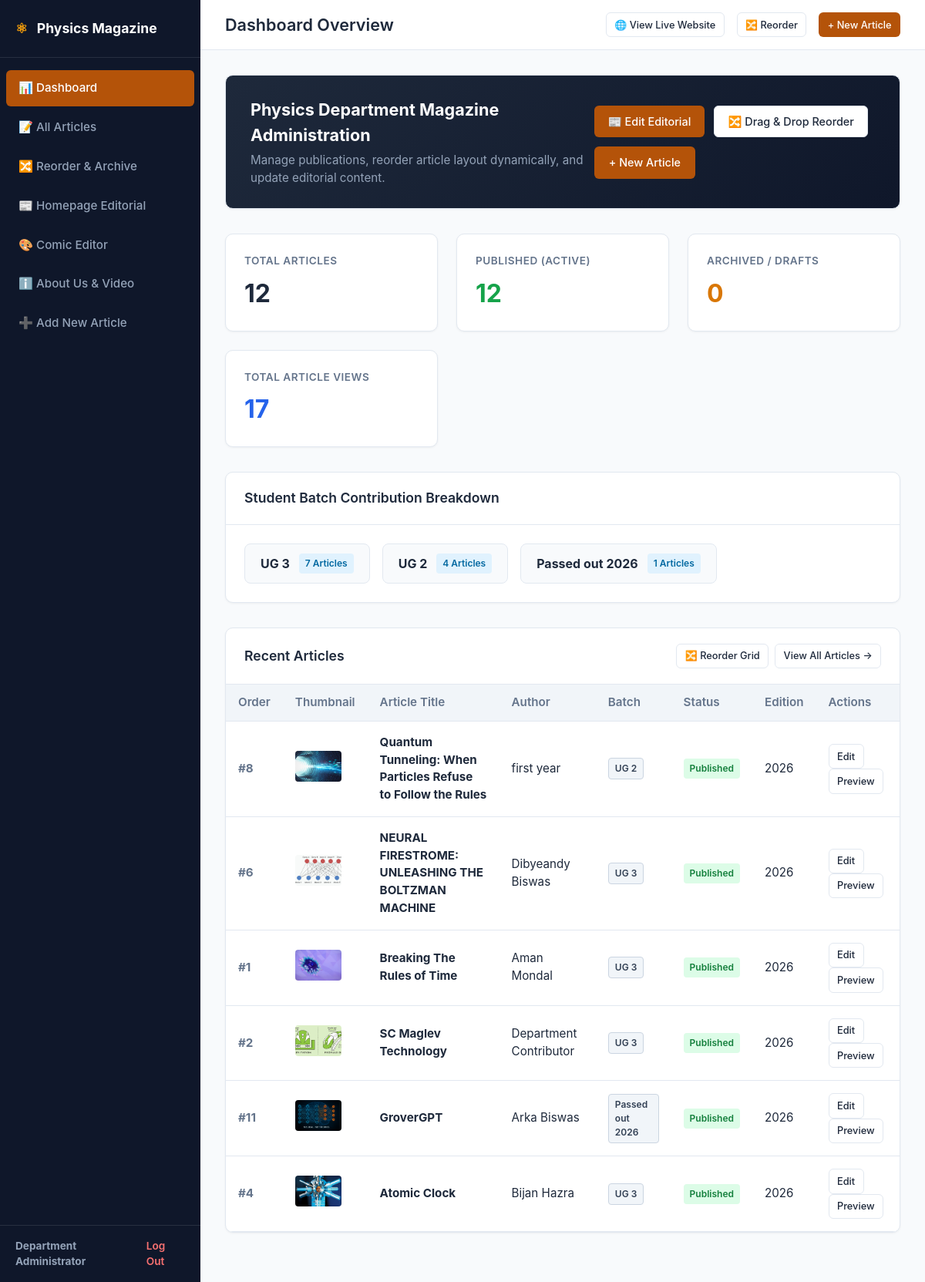
/admin/index.php (signed in), run on an earlier commit of the app's database.
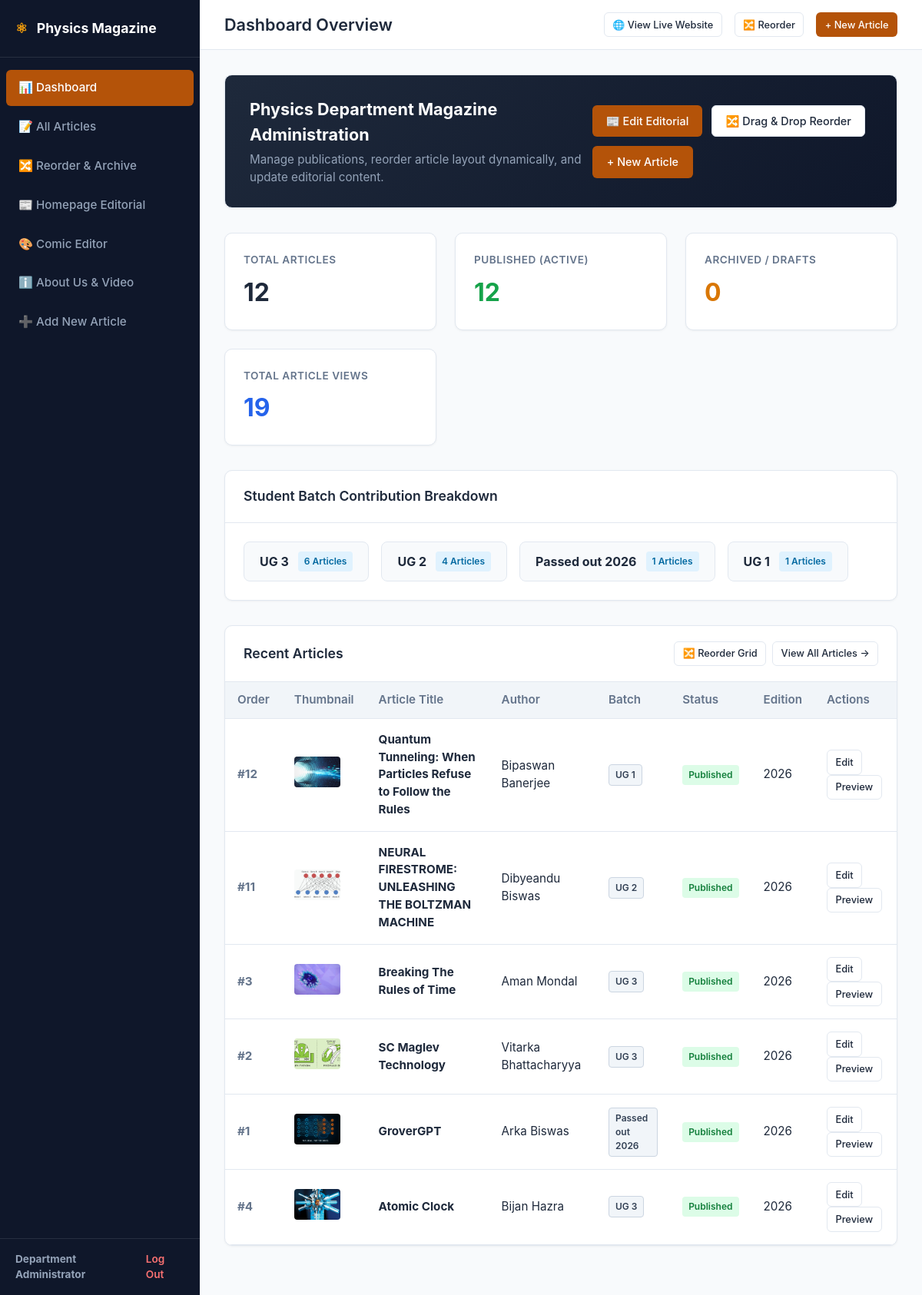
And on a later commit of the database.
### tables this page shows
CREATE TABLE `articles` (
  `id` int(11) NOT NULL AUTO_INCREMENT,
  `slug` varchar(255) NOT NULL,
  `title` varchar(255) NOT NULL,
  `summary` varchar(500) NOT NULL,
  `author_name` varchar(150) NOT NULL,
  `author_batch` varchar(50) NOT NULL,
  `image_path` varchar(255) NOT NULL,
  `content` mediumtext NOT NULL,
  `edition_year` int(11) NOT NULL DEFAULT 2025,
  `published_date` date NOT NULL,
  `status` enum('published','draft') NOT NULL DEFAULT 'published',
  `sort_order` int(11) NOT NULL DEFAULT 0,
  `views_count` int(11) NOT NULL DEFAULT 0,
  `created_at` datetime DEFAULT current_timestamp(),
  `updated_at` datetime DEFAULT current_timestamp() ON UPDATE current_timestamp(),
  PRIMARY KEY (`id`),
  UNIQUE KEY `slug` (`slug`),
  KEY `idx_edition_status` (`edition_year`,`status`),
  KEY `idx_slug` (`slug`)
);

### includes/functions.php (called while the page is built, shortened)
<?php
function e($string)
{
    return htmlspecialchars($string ?? '', ENT_QUOTES, 'UTF-8');
}

### admin/index.php (the view, shortened to what the changed rows need)
<?php
require_once __DIR__ . '/includes/admin_header.php';
$pdo = get_db_connection();
$totalViews = $pdo->query("SELECT SUM(views_count) FROM articles")->fetchColumn() ?: 0;
$batchStmt = $pdo->query("SELECT author_batch, COUNT(*) as cnt FROM articles GROUP BY author_batch ORDER BY cnt DESC");
$batchStats = $batchStmt->fetchAll();
$recentStmt = $pdo->query("SELECT * FROM articles ORDER BY created_at DESC LIMIT 6");
$recentArticles = $recentStmt->fetchAll();
?>
<div class="card" style="background: linear-gradient(135deg, #1e293b 0%, #0f172a 100%); color: white; margin-bottom: 2rem;">
  <div class="card-body" style="padding: 1.75rem 2rem; display: flex; justify-content: space-between; align-items: center; flex-wrap: gap: 1.5rem;">
    <div>
      <h2 style="color: white; font-size: 1.35rem; margin-bottom: 0.35rem;">Physics Department Magazine Administration</h2>
    </div>
  </div>
</div>
<div class="stats-grid">
  <div class="stat-card">
    <div class="stat-title">Total Article Views</div>
    <div class="stat-value" style="color: #2563eb;"><?= (int)$totalViews ?></div>
  </div>
</div>
<div class="card">
  <div class="card-header">
    <h2>Student Batch Contribution Breakdown</h2>
  </div>
  <div class="card-body">
    <div style="display: flex; gap: 1rem; flex-wrap: wrap;">
      <?php if (!empty($batchStats)): ?>
        <?php foreach ($batchStats as $b): ?>
          <div style="background: #f8fafc; border: 1px solid #e2e8f0; border-radius: 8px; padding: 0.75rem 1.25rem; display: flex; align-items: center; gap: 0.75rem;">
            <span style="font-weight: 700; color: #1e293b;"><?= e($b['author_batch'] ?: 'Unassigned') ?></span>
            <span class="badge badge-info"><?= (int)$b['cnt'] ?> Articles</span>
          </div>
        <?php endforeach; ?>
      <?php else: ?>
        <p style="color: #64748b;">No batches recorded.</p>
      <?php endif; ?>
    </div>
  </div>
</div>
<div class="card">
  <div class="card-header">
    <h2>Recent Articles</h2>
  </div>
  <div class="table-responsive">
    <table class="admin-table">
      <thead>
        <tr>
          <th>Order</th>
          <th>Thumbnail</th>
          <th>Article Title</th>
          <th>Author</th>
          <th>Batch</th>
          <th>Status</th>
          <th>Edition</th>
          <th>Actions</th>
        </tr>
      </thead>
      <tbody>
        <?php if (!empty($recentArticles)): ?>
          <?php foreach ($recentArticles as $art): ?>
            <tr>
              <td style="font-weight: bold; color: #64748b;">#<?= (int)$art['sort_order'] ?></td>
              <td style="width: 70px;">
                <img src="../<?= e($art['image_path']) ?>" alt="" style="width: 60px; height: 40px; object-fit: cover; border-radius: 4px;">
              </td>
              <td>
                <strong><?= e($art['title']) ?></strong>
              </td>
              <td><?= e($art['author_name']) ?></td>
              <td><span class="badge badge-batch"><?= e($art['author_batch']) ?></span></td>
              <td>
                <span class="badge <?= $art['status'] === 'published' ? 'badge-success' : 'badge-warning' ?>">
                  <?= ($art['status'] === 'published') ? 'Published' : 'Archived' ?>
                </span>
              </td>
              <td><?= e($art['edition_year']) ?></td>
              <td>
                <a href="article-edit.php?id=<?= $art['id'] ?>" class="btn btn-secondary btn-sm">Edit</a>
                <a href="../article.php?slug=<?= urlencode($art['slug']) ?>" target="_blank" class="btn btn-secondary btn-sm">Preview</a>
              </td>
            </tr>
          <?php endforeach; ?>
        <?php else: ?>
          <tr>
            <td colspan="8" style="text-align: center; color: #64748b; padding: 2rem;">No articles found.</td>
          </tr>
        <?php endif; ?>
      </tbody>
    </table>
  </div>
</div>
<?php require_once __DIR__ . '/includes/admin_footer.php'; ?>

What changed in the data, as far as the page shows it:
changed articles "Quantum Tunneling: When Particles Refuse to Follow the Rules": sort_order "8" → "12"; author_name "first year" → "Bipaswan Banerjee"; author_batch "UG 2" → "UG 1"
changed articles "NEURAL FIRESTROME: UNLEASHING THE BOLTZMAN MACHINE": sort_order "6" → "11"; author_name "Dibyeandy Biswas" → "Dibyeandu Biswas"; author_batch "UG 3" → "UG 2"
changed articles "Breaking The Rules of Time": sort_order "1" → "3"
changed articles "SC Maglev Technology": author_name "Department Contributor" → "Vitarka Bhattacharyya"
changed articles "GroverGPT": sort_order "11" → "1"
Also different on the page:
$totalViews: "17" → "19"
new list line: "UG 3 6 Articles"
new list line: "UG 1 1 Articles"
list line gone: "UG 3 7 Articles"
